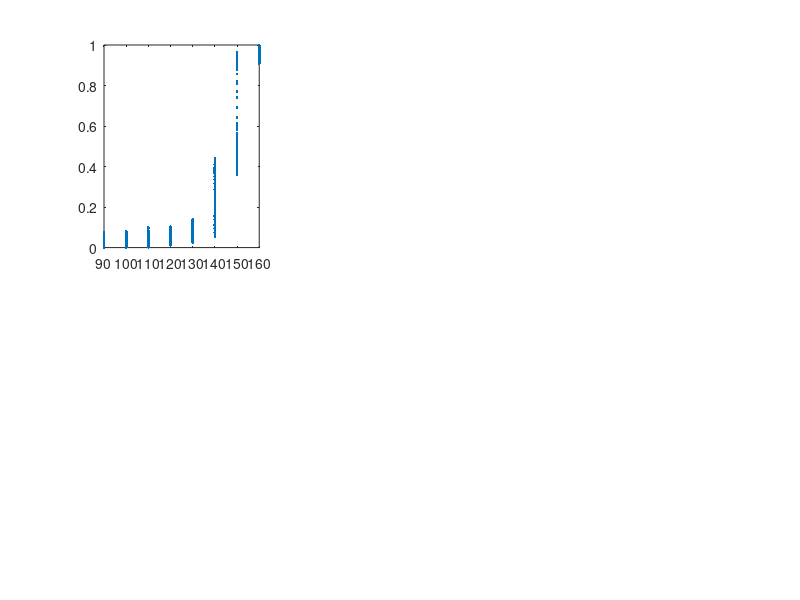

The MATLAB source for this figure:

clear
clc

% This MATLAB code is to plot Figure 5A

load stochEM_sigma1_Unpert_OR.mat

res_aa = A_sig;
res_bb = B_sig;
res_rr = s_sig;

max_aa = max(res_aa);
min_aa = min(res_aa);
max_bb = max(res_bb);
min_bb = min(res_bb);

res_aa1 = (res_aa-min_aa)./(max_bb-min_aa);
res_bb1 = (res_bb-min_bb)./(max_bb-min_bb);

subplot(2,3,1)
plot(res_rr,res_bb1,'.')
hold on
